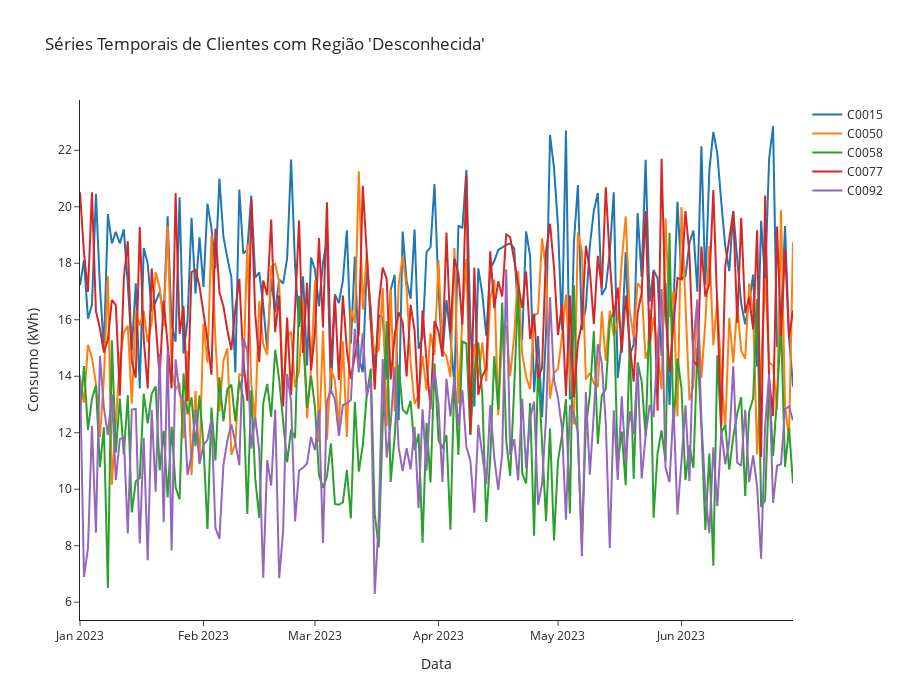

The code cell stored with this chart in its notebook:
### Code cell
fig = make_subplots(rows=1, cols=1)

for client in dados['client_id'].unique():
    cliente_dados = dados[dados['client_id'] == client]

    fig.add_trace(
        go.Scatter(
            x=cliente_dados['date'],
            y=cliente_dados['consumption_kwh'],
            mode='lines',
            name=f'{client}',
            line=dict(dash='solid')
        ),
        row=1, col=1
    )


# Ajusta layout
fig.update_layout(
    height=700,
    title_text="Séries Temporais de Clientes com Região 'Desconhecida'",
    template='simple_white',
    xaxis_title="Data",
    yaxis_title="Consumo (kWh)"
)

fig.show()

### Figure 1 — Plotly figure (JSON) as saved in the notebook; plotly's stock layout.template omitted (floating-point values rounded to 4 significant figures; data arrays with more than 128 entries replaced by an {"elided": "..."} marker saying what was removed)
{"data": [{"line": {"dash": "solid"}, "mode": "lines", "name": "C0015", "type": "scatter", "x": {"elided": "180 str values"}, "xaxis": "x", "y": {"elided": "180 float values"}, "yaxis": "y"}, {"line": {"dash": "solid"}, "mode": "lines", "name": "C0050", "type": "scatter", "x": {"elided": "180 str values"}, "xaxis": "x", "y": {"elided": "180 float values"}, "yaxis": "y"}, {"line": {"dash": "solid"}, "mode": "lines", "name": "C0058", "type": "scatter", "x": {"elided": "180 str values"}, "xaxis": "x", "y": {"elided": "180 float values"}, "yaxis": "y"}, {"line": {"dash": "solid"}, "mode": "lines", "name": "C0077", "type": "scatter", "x": {"elided": "180 str values"}, "xaxis": "x", "y": {"elided": "180 float values"}, "yaxis": "y"}, {"line": {"dash": "solid"}, "mode": "lines", "name": "C0092", "type": "scatter", "x": {"elided": "180 str values"}, "xaxis": "x", "y": {"elided": "180 float values"}, "yaxis": "y"}], "layout": {"height": 700, "title": {"text": "Séries Temporais de Clientes com Região 'Desconhecida'"}, "xaxis": {"anchor": "y", "domain": [0, 1], "title": {"text": "Data"}}, "yaxis": {"anchor": "x", "domain": [0, 1], "title": {"text": "Consumo (kWh)"}}}}
